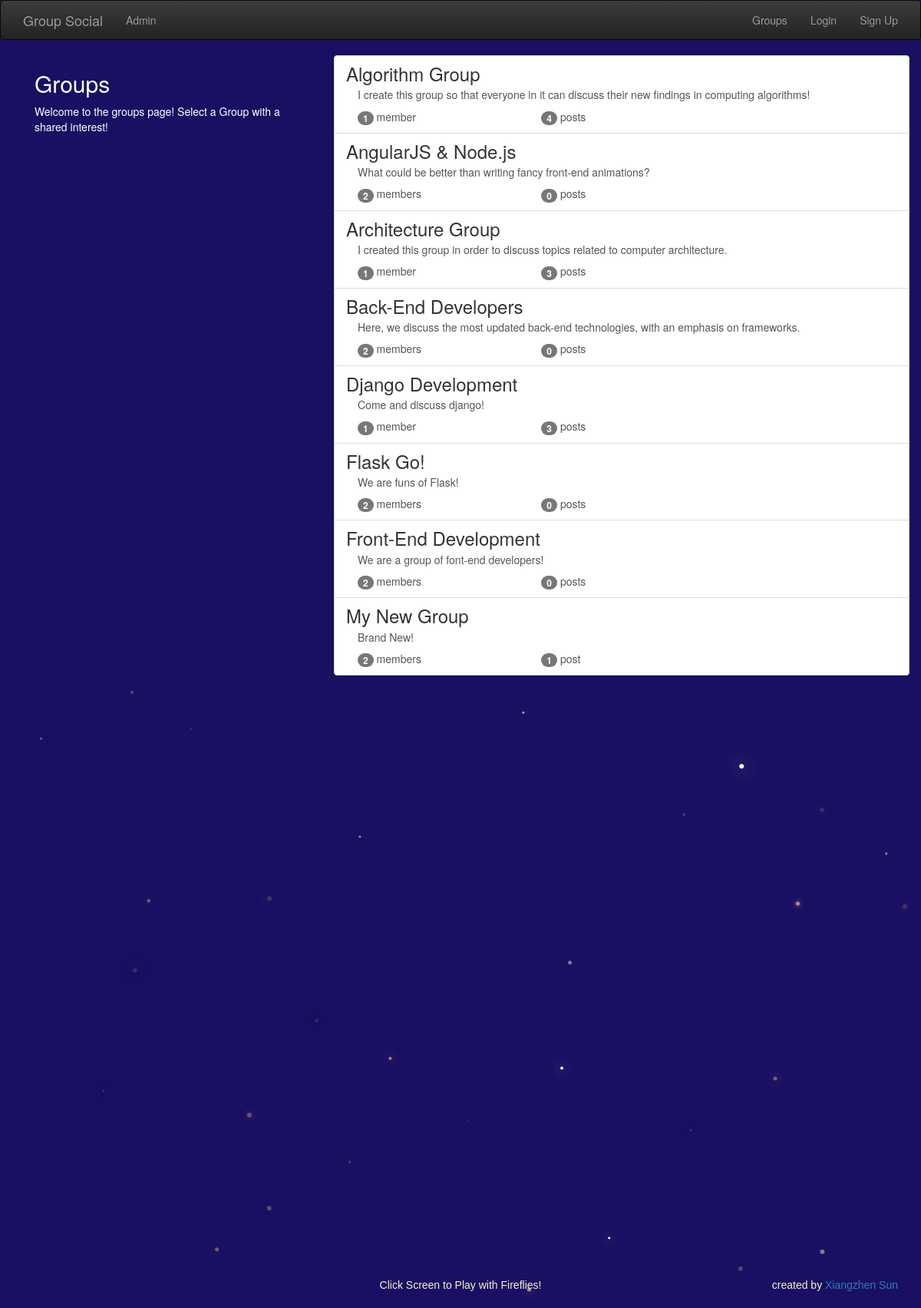
The app's page /groups/ with its own data.
### groups/models.py (models this page shows, shortened)
class Group(models.Model):
    name = models.CharField(max_length=255, unique=True)
    slug = models.SlugField(allow_unicode=True, unique=True) #url code does not have to be all ascii: as long as unicode
    description = models.TextField(blank=True, default='')
    description_html = models.TextField(editable=False, default='', blank=True)
    members = models.ManyToManyField(User, through='GroupMember')
    class Meta:
        ordering = ['name']

### groups/views.py (the view)
# urls.py: path('', views.ListGroups.as_view(), name='all'),
class ListGroups(generic.list.ListView):
    model = Group

### groups/templates/groups/group_list.html (shortened to what this page needs)
{% extends 'groups/group_base.html' %}
{% block pregroup %}
<div class="col-md-4">
  <div class="content">
    <h2>Groups</h2>
    <p>Welcome to the groups page! Select a Group with a shared interest!</p>
  </div>
</div>
{% endblock %}
{% block group_content %}
<div class="col-md-8">
  <div class="list-group">
    {% for group in object_list %}
    <a href="{% url 'groups:single' slug=group.slug %}" class="list-group-item">
      <h3 class="title list-group-item-heading">{{group.name}}</h3>
      <div class="list-group-item-text container-fluid">
        {{group.description_html|safe}}
        <div class="row">
          <div class="col-md-4">
            <span class="badge">{{group.members.count}}</span>
            member{{group.members.count|pluralize}}
          </div>
          <div class="col-md-4">
            <span class="badge">{{group.posts.count}}</span>
            post{{group.posts.count|pluralize}}
          </div>
        </div>
      </div>
    </a>
    {% endfor %}
  </div>
</div>
{% endblock %}

### static/simplesocial/css/master.css (style rules this page uses)
html, body { height: 100%; width: 100%; overflow: scroll; background-color: #191063; color: white; margin: 0; }

### records on screen
Group: name "Algorithm Group", description_html "I create this group so that everyone in it can discuss their new findings in computing algorithms!", members.count "1", posts.count "4"
Group: name "AngularJS & Node.js", description_html "What could be better than writing fancy front-end animations?", members.count "2", posts.count "0"
Group: name "Architecture Group", description_html "I created this group in order to discuss topics related to computer architecture.", members.count "1", posts.count "3"
Group: name "Back-End Developers", description_html "Here, we discuss the most updated back-end technologies, with an emphasis on frameworks.", members.count "2", posts.count "0"
Group: name "Django Development", description_html "Come and discuss django!", members.count "1", posts.count "3"
Group: name "Flask Go!", description_html "We are funs of Flask!", members.count "2", posts.count "0"
Group: name "Front-End Development", description_html "We are a group of font-end developers!", members.count "2", posts.count "0"
Group: name "My New Group", description_html "Brand New!", members.count "2", posts.count "1"
